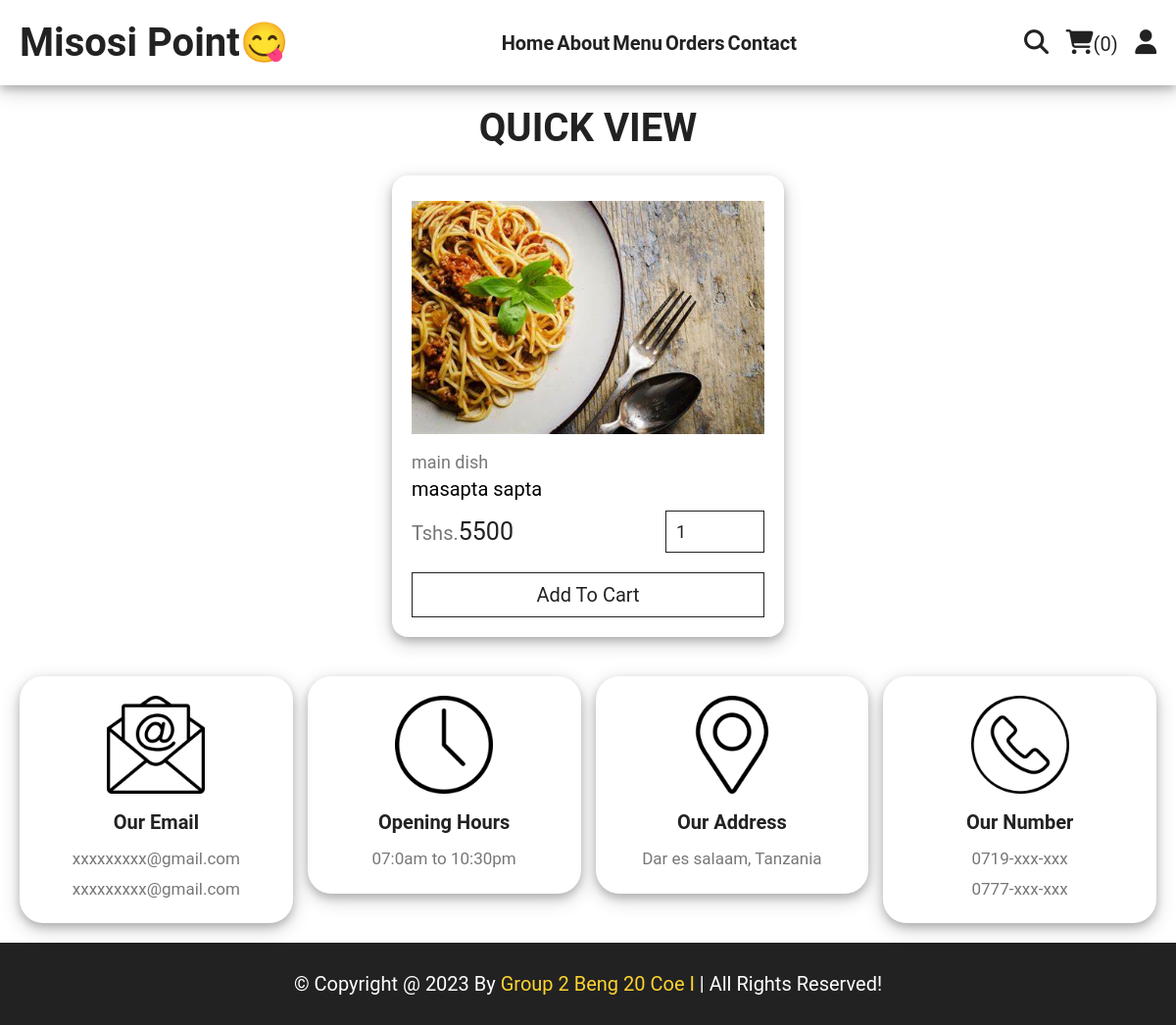
The page /quick_view.php?pid=1 on the database its author committed.
### tables this page shows
CREATE TABLE IF NOT EXISTS `products` (
  `id` int NOT NULL AUTO_INCREMENT,
  `name` varchar(100) NOT NULL,
  `category` varchar(100) NOT NULL,
  `price` int NOT NULL,
  `image` varchar(100) NOT NULL,
  PRIMARY KEY (`id`)
);

### quick_view.php (the view, shortened to what this page needs)
<?php
include 'components/connect.php';
?>
<!DOCTYPE html>
<html lang="en">
<head>
   <link rel="stylesheet" href="https://cdnjs.cloudflare.com/ajax/libs/font-awesome/6.1.1/css/all.min.css">
   <link rel="stylesheet" href="css/style.css">
</head>
<body>
<?php include 'components/user_header.php'; ?>
<section class="quick-view">
   <h1 class="title">quick view</h1>
   <?php
      $pid = $_GET['pid'];
      $select_products = $conn->prepare("SELECT * FROM `products` WHERE id = ?");
      $select_products->execute([$pid]);
      if($select_products->rowCount() > 0){
         while($fetch_products = $select_products->fetch(PDO::FETCH_ASSOC)){
   ?>
   <form action="" method="post" class="box" style="border-radius: 16px;box-shadow: 0 4px 8px 0 rgba(0, 0, 0, 0.2), 0 6px 20px 0 rgba(0, 0, 0, 0.19) ; border:none;">
      <img src="uploaded_img/<?= $fetch_products['image']; ?>" alt="">
      <a href="category.php?category=<?= $fetch_products['category']; ?>" class="cat"><?= $fetch_products['category']; ?></a>
      <div class="name"><?= $fetch_products['name']; ?></div>
      <div class="flex">
         <div class="price"><span>Tshs.</span><?= $fetch_products['price']; ?></div>
         <input type="number" name="qty" class="qty"  min="1" max="99" value="1" maxlength="2">
      </div>
      <button type="submit" name="add_to_cart" class="cart-btn">add to cart</button>
   </form>
   <?php
         }
      }else{
         echo '<p class="empty">no products added yet!</p>';
      }
   ?>
</section>
<?php include 'components/footer.php'; ?>
</body>
</html>

### css/style.css (style rules this page uses)
:root { --yellow: #fed330; --red: #e74c3c; --white: #fff; --black: #222; ---orange: rgb(230, 128, 13); --light-color: #777; --border: .1rem solid var(--black); }
* { font-family: 'Roboto', sans-serif; margin: 0; padding: 0; box-sizing: border-box; outline: none; border: none; text-decoration: none; }
html { font-size: 62.5%; overflow-x: hidden; scroll-behavior: smooth; stop-opacity: 7rem; }
section { margin: 0 auto; max-width: 1200px; padding: 2rem; }
.title { text-align: center; margin-bottom: 2.5rem; font-size: 4rem; color: var(--black); text-transform: uppercase; text-decoration: none; text-underline-offset: 1rem; }
.quick-view form { max-width: 40rem; padding: 2rem; border: var(--border); position: relative; margin: 0 auto; }
.quick-view form img { height: 25rem; width: 100%; object-fit: contain; margin-bottom: 1rem; }
.quick-view form .cat { font-size: 1.8rem; color: var(--light-color); }
.quick-view form .name { font-size: 2rem; margin: .5rem 0; }
.quick-view form .flex { display: flex; justify-content: space-between; align-items: center; gap: 1.5rem; margin: 1rem 0; }
.quick-view form .flex .price { font-size: 2.5rem; color: var(--black); }
.quick-view form .flex .price span { font-size: 2rem; color: var(--light-color); }
.quick-view form .flex .qty { border: var(--border); padding: 1rem; font-size: 1.8rem; color: var(--black); }
.quick-view form .cart-btn { width: 100%; padding: 1rem 3rem; text-align: center; border: var(--border); font-size: 2rem; color: var(--black); cursor: pointer; text-transform: capitalize; background: none; margin-top: 1rem; }

### rows shown on the page
products: image (picture), category "main dish", name "masapta sapta", price "5500"

### other values the page prints
$total_cart_items "0"
